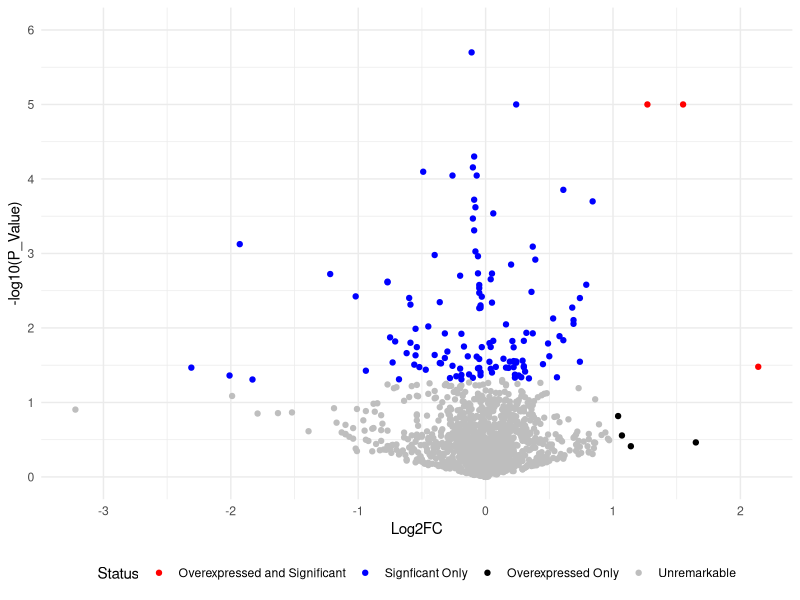

Write the R code that produced this figure.
# Create a CMGC Volcano Plot

library(tidyverse)

dataset <- read_csv("results/CMGC_subset_SCZ_lookup.csv") |>
  mutate(indicator = case_when(
    P_Value < 0.05 & Log2FC > 1 ~ "HiSig",
    P_Value < 0.05 ~ "Sig",
    Log2FC > 1 ~ "Hi",
    TRUE ~ "None"
  ),
  P_Value = if_else(P_Value == 0, 0.000002, P_Value))


g <- ggplot(dataset, aes(x = Log2FC, y = -log10(P_Value), color = indicator))

p <- g + geom_point() +
  theme_minimal() +
  scale_color_manual(
    breaks = c("HiSig", "Sig", "Hi", "None"),
    labels = c("Overexpressed and Significant", "Signficant Only", "Overexpressed Only", "Unremarkable"),
    values = c("red", "blue", "black", "grey"),
    name = "Status"
  ) +
  scale_x_continuous(breaks = seq(-3, 3, 1)) +
  scale_y_continuous(breaks = seq(0, 6, 1),
                     limits = c(0, 6)) +
  theme(legend.position = "bottom")

ggsave("CMGC-Volcano-Plot.png", plot = p, width = 16, height = 8, units = "in", path = "figures", bg = "white")

